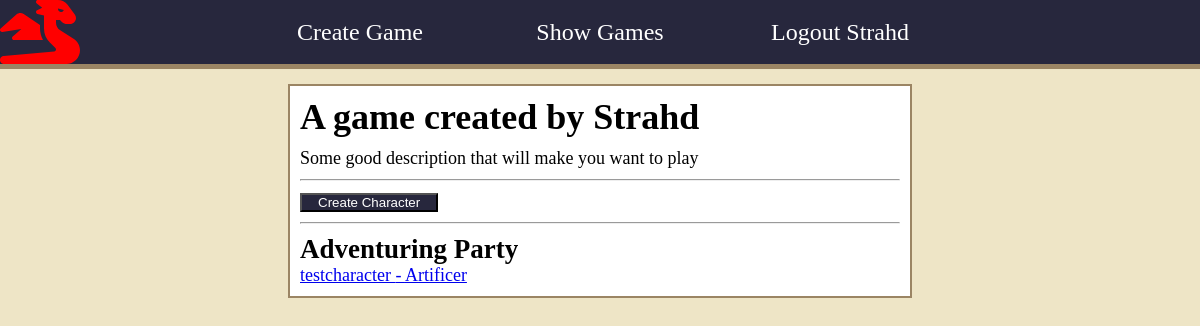
The page /games/30/ (signed in) on the database its author committed.
### games/models.py (models this page shows, shortened)
class Game(models.Model):
    name = models.CharField(max_length=200)
    description = models.TextField()
    members = models.ManyToManyField(USER_MODEL, related_name="games")
    user = models.ForeignKey(USER_MODEL, related_name="created_games", on_delete=models.CASCADE)

class Character(models.Model):
    summary = models.TextField()
    name = models.CharField(max_length=100)
    playersclass = models.CharField(choices=CLASS_CHOICES, max_length=50, default='Artificer')
    user = models.ForeignKey(USER_MODEL, related_name="characters", on_delete=models.CASCADE)
    game = models.ForeignKey("Game", related_name="characters", on_delete=models.CASCADE)

### games/views.py (the view)
# urls.py: path("<int:pk>/", GameDetailView.as_view(), name="show_game"),
class GameDetailView(LoginRequiredMixin, DetailView):
    model = Game
    template_name = "games/detail_game.html"
    context_object_name = "game_detail"

### games/templates/games/detail_game.html (shortened to what this page needs)
{% extends 'base.html' %}
{% block content %}
<div class="games-container">
    <h1>{{ game_detail.name }}</h1>
    <div class="game-description">
        <p>{{ game_detail.description }}</p>
    </div>
    <hr>
    <div class="game-character-navigation">
        <div>
            <button><a href="{% url 'create_character' game_detail.id %}">Create Character</a></button>
        </div>
    </div>
    <hr>
    <h2>Adventuring Party</h2>
    <div class="characters">
    {% for character in game_detail.characters.all %}
        <a href="{% url 'detail_character' character.id %}" class="single-character">{{ character.name }} - {{ character.playersclass }}</a>
    {% endfor %}
</div>
{% endblock content %}

### games/templates/base.html (shortened to what this page needs)
{% load static %}
<!DOCTYPE html>
<html lang="en">
<head>
    <link rel="stylesheet" href="{% static 'player/player.css' %}">
</head>
<body>
    <header>
        <nav>
        <i class="fa-solid fa-dragon background-dragon"></i>
            <ul>
                {% if user.is_authenticated %}
                    <li ><a href="{% url 'create_game' %}" class="nav-link">Create Game</a></li>
                    <li><a href="{% url 'list_games' %}" class="nav-link">Show Games</a></li>
                    <li><a href="{% url 'logout' %}" class="nav-link">Logout {{ user.username }}</a></li>
                {% else %}
                <li><a href="{% url 'signup' %}" class="nav-link">Signup</a></li>
                <li class="login"><a href="{% url 'login' %}" class="nav-link">Login</a></li>
                {% endif %}
            </ul>
        </nav>
    </header>
   <main>
       {% block content %}
       {% endblock content%}
   </main>
</body>
</html>

### games/static/player/player.css (style rules this page uses)
* { margin: 0; padding: 0; }
body { background-color: #eee5c6; font-size: 18px; }
header { background-color:#27273d; height: 4rem; margin-bottom: 20px; }
nav { border-bottom: 5px solid #9b8564; }
header > nav, ul { height: 100%; }
header > nav > ul { display: grid; grid-template-columns: repeat(5, 1fr); align-items: center; justify-items: center; list-style: none; }
.nav-link { text-decoration: none; font-size: 1.5rem; height: 100%; color: white; }
header > nav > ul > li:nth-child(1) { grid-column-start: 2; }
main { display: flex; justify-content: center; align-content: center; }
.background-dragon { position: fixed; color: red; height: 4rem; }
.games-container { display: flex; flex-direction: column; height: auto; width: 50%; background-color: white; border: 2px solid #9b8564; padding: 10px; }
.games-container > h1 { margin-bottom: 10px; }
li { list-style: none; }
.fa-dragon { padding-right: 6px; }
button { background-color:#27273d; }
button > a { color: white; text-decoration: none; padding: 1rem; }
.game-character-navigation { display: grid; grid-template-columns: repeat(3, 1fr); }
hr { margin-top: 10px; margin-bottom: 10px; }
.characters { display: grid; grid-template-columns: repeat(1, 1fr); gap: 10px; }
.single-character { grid-column-start: 1; gap: 10; }

### rows shown on the page
Game: name "A game created by Strahd", description "Some good description that will make you want to play"
Character: name "testcharacter", playersclass "Artificer"

### other values the page prints
{{ user.username }} "Strahd"
